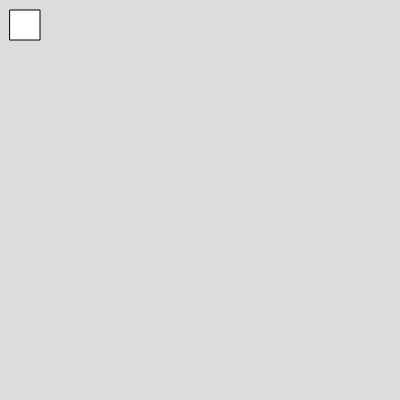
Frame 1 (no input)
Frame 60 (no input): identical to frame 1, image omitted
Frame 120 (the mouse pressed at the canvas centre since frame 60): identical to frame 1, image omitted

The p5.js sketch that drew this single still picture (run headless with seeded random() and noise() and a simulated clock; from frame 60 on, the mouse is pressed at the canvas centre):

// p5.js sketch
// ── sketch.js
let x = 10
let y =10
let size=30

function setup() {
  createCanvas(400, 400);
}

function draw() {
  background(220);
  rect (x,y,size)
  if (mouseX >= x && mouseX <= x+10
    && mouseY >= y && mouseY <= y+30
  ){
    x+=5
  }
   if (mouseX >= x+20 && mouseX <= x+30
    && mouseY >= y && mouseY <= y+30
  ){
    x-=5
  }
    if (mouseX >= x && mouseX <= x+30
    && mouseY >= y +20 && mouseY <= y+30
  ){
    y-=5
  }
      if (mouseX >= x && mouseX <= x+30
    && mouseY >= y  && mouseY <= y+30
  ){
    y+=5
  }
}
